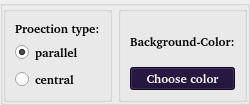
               <widget class="QGroupBox" name="groupBox_16">
                <property name="title">
                 <string/>
                </property>
                <property name="flat">
                 <bool>true</bool>
                </property>
                <layout class="QHBoxLayout" name="horizontalLayout_9">
                 <property name="leftMargin">
                  <number>0</number>
                 </property>
                 <property name="topMargin">
                  <number>0</number>
                 </property>
                 <property name="rightMargin">
                  <number>0</number>
                 </property>
                 <property name="bottomMargin">
                  <number>0</number>
                 </property>
                 <item>
                  <widget class="QGroupBox" name="groupBox_14">
                   <property name="title">
                    <string/>
                   </property>
                   <layout class="QVBoxLayout" name="verticalLayout_6">
                    <item>
                     <widget class="QLabel" name="label_7">
                      <property name="font">
                       <font>
                        <family>URW Bookman [urw]</family>
                        <bold>true</bold>
                       </font>
                      </property>
                      <property name="text">
                       <string>Proection type:</string>
                      </property>
                     </widget>
                    </item>
                    <item>
                     <widget class="QRadioButton" name="parallel_pro">
                      <property name="font">
                       <font>
                        <family>URW Bookman [urw]</family>
                        <bold>true</bold>
                       </font>
                      </property>
                      <property name="text">
                       <string>parallel</string>
                      </property>
                      <property name="checked">
                       <bool>true</bool>
                      </property>
                     </widget>
                    </item>
                    <item>
                     <widget class="QRadioButton" name="central_pro">
                      <property name="font">
                       <font>
                        <family>URW Bookman [urw]</family>
                        <bold>true</bold>
                       </font>
                      </property>
                      <property name="text">
                       <string>central</string>
                      </property>
                     </widget>
                    </item>
                   </layout>
                  </widget>
                 </item>
                 <item>
                  <widget class="QGroupBox" name="groupBox_15">
                   <property name="title">
                    <string/>
                   </property>
                   <layout class="QVBoxLayout" name="verticalLayout_7">
                    <item>
                     <widget class="QLabel" name="label_8">
                      <property name="font">
                       <font>
                        <family>URW Bookman [urw]</family>
                        <bold>true</bold>
                       </font>
                      </property>
                      <property name="text">
                       <string>Background-Color:</string>
                      </property>
                     </widget>
                    </item>
                    <item>
                     <widget class="QPushButton" name="backgroundcolor">
                      <property name="palette">
                       <palette>
                        <active>
                         <colorrole role="WindowText">
                          <brush brushstyle="SolidPattern">
                           <color alpha="255">
                            <red>255</red>
                            <green>255</green>
                            <blue>255</blue>
                           </color>
                          </brush>
                         </colorrole>
                         <colorrole role="Button">
                          <brush brushstyle="SolidPattern">
                           <color alpha="255">
                            <red>22</red>
                            <green>8</green>
                            <blue>47</blue>
                           </color>
                          </brush>
                         </colorrole>
                         <colorrole role="Text">
                          <brush brushstyle="SolidPattern">
                           <color alpha="255">
                            <red>255</red>
                            <green>255</green>
                            <blue>255</blue>
                           </color>
                          </brush>
                         </colorrole>
                         <colorrole role="ButtonText">
                          <brush brushstyle="SolidPattern">
                           <color alpha="255">
                            <red>255</red>
                            <green>255</green>
                            <blue>255</blue>
                           </color>
                          </brush>
                         </colorrole>
                         <colorrole role="Base">
                          <brush brushstyle="SolidPattern">
                           <color alpha="255">
                            <red>22</red>
                            <green>8</green>
                            <blue>47</blue>
                           </color>
                          </brush>
                         </colorrole>
                         <colorrole role="Window">
                          <brush brushstyle="SolidPattern">
                           <color alpha="255">
                            <red>22</red>
                            <green>8</green>
                            <blue>47</blue>
                           </color>
                          </brush>
                         </colorrole>
                         <colorrole role="Highlight">
                          <brush brushstyle="SolidPattern">
                           <color alpha="255">
                            <red>97</red>
                            <green>53</green>
                            <blue>131</blue>
                           </color>
                          </brush>
                         </colorrole>
                         <colorrole role="PlaceholderText">
                          <brush brushstyle="SolidPattern">
                           <color alpha="128">
                            <red>255</red>
                            <green>255</green>
                            <blue>255</blue>
                           </color>
                          </brush>
                         </colorrole>
                        </active>
                        <inactive>
                         <colorrole role="WindowText">
                          <brush brushstyle="SolidPattern">
                           <color alpha="255">
                            <red>255</red>
                            <green>255</green>
                            <blue>255</blue>
                           </color>
                          </brush>
                         </colorrole>
                         <colorrole role="Button">
                          <brush brushstyle="SolidPattern">
                           <color alpha="255">
                            <red>22</red>
                            <green>8</green>
                            <blue>47</blue>
                           </color>
                          </brush>
                         </colorrole>
                         <colorrole role="Text">
                          <brush brushstyle="SolidPattern">
                           <color alpha="255">
                            <red>255</red>
                            <green>255</green>
                            <blue>255</blue>
                           </color>
                          </brush>
                         </colorrole>
                         <colorrole role="ButtonText">
                          <brush brushstyle="SolidPattern">
                           <color alpha="255">
                            <red>255</red>
                            <green>255</green>
                            <blue>255</blue>
                           </color>
                          </brush>
                         </colorrole>
                         <colorrole role="Base">
                          <brush brushstyle="SolidPattern">
                           <color alpha="255">
                            <red>22</red>
                            <green>8</green>
                            <blue>47</blue>
                           </color>
                          </brush>
                         </colorrole>
                         <colorrole role="Window">
                          <brush brushstyle="SolidPattern">
                           <color alpha="255">
                            <red>22</red>
                            <green>8</green>
                            <blue>47</blue>
                           </color>
                          </brush>
                         </colorrole>
                         <colorrole role="Highlight">
                          <brush brushstyle="SolidPattern">
                           <color alpha="255">
                            <red>97</red>
                            <green>53</green>
                            <blue>131</blue>
                           </color>
                          </brush>
                         </colorrole>
                         <colorrole role="PlaceholderText">
                          <brush brushstyle="SolidPattern">
                           <color alpha="128">
                            <red>255</red>
                            <green>255</green>
                            <blue>255</blue>
                           </color>
                          </brush>
                         </colorrole>
                        </inactive>
                        <disabled>
                         <colorrole role="WindowText">
                          <brush brushstyle="SolidPattern">
                           <color alpha="255">
                            <red>190</red>
                            <green>190</green>
                            <blue>190</blue>
                           </color>
                          </brush>
                         </colorrole>
                         <colorrole role="Button">
                          <brush brushstyle="SolidPattern">
                           <color alpha="255">
                            <red>22</red>
                            <green>8</green>
                            <blue>47</blue>
                           </color>
                          </brush>
                         </colorrole>
                         <colorrole role="Text">
                          <brush brushstyle="SolidPattern">
                           <color alpha="255">
                            <red>255</red>
                            <green>255</green>
                            <blue>255</blue>
                           </color>
                          </brush>
                         </colorrole>
                         <colorrole role="ButtonText">
                          <brush brushstyle="SolidPattern">
                           <color alpha="255">
                            <red>190</red>
                            <green>190</green>
                            <blue>190</blue>
                           </color>
                          </brush>
                         </colorrole>
                         <colorrole role="Base">
                          <brush brushstyle="SolidPattern">
                           <color alpha="255">
                            <red>22</red>
                            <green>8</green>
                            <blue>47</blue>
                           </color>
                          </brush>
                         </colorrole>
                         <colorrole role="Window">
                          <brush brushstyle="SolidPattern">
                           <color alpha="255">
                            <red>22</red>
                            <green>8</green>
                            <blue>47</blue>
                           </color>
                          </brush>
                         </colorrole>
                         <colorrole role="Highlight">
                          <brush brushstyle="SolidPattern">
                           <color alpha="255">
                            <red>145</red>
                            <green>145</green>
                            <blue>145</blue>
                           </color>
                          </brush>
                         </colorrole>
                         <colorrole role="PlaceholderText">
                          <brush brushstyle="SolidPattern">
                           <color alpha="128">
                            <red>255</red>
                            <green>255</green>
                            <blue>255</blue>
                           </color>
                          </brush>
                         </colorrole>
                        </disabled>
                       </palette>
                      </property>
                      <property name="font">
                       <font>
                        <family>URW Bookman [urw]</family>
                        <bold>true</bold>
                       </font>
                      </property>
                      <property name="text">
                       <string>Choose color</string>
                      </property>
                     </widget>
                    </item>
                   </layout>
                  </widget>
                 </item>
                </layout>
               </widget>
